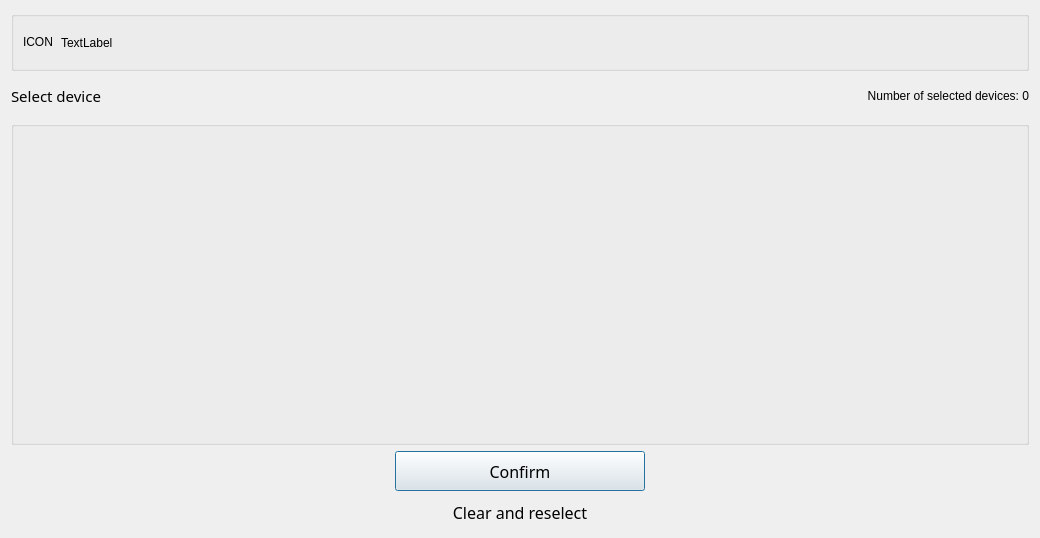
<?xml version="1.0" encoding="UTF-8"?>
<ui version="4.0">
 <class>DeviceListDialog</class>
 <widget class="QDialog" name="DeviceListDialog">
  <property name="geometry">
   <rect>
    <x>0</x>
    <y>0</y>
    <width>1040</width>
    <height>538</height>
   </rect>
  </property>
  <property name="windowTitle">
   <string>Dialog</string>
  </property>
  <layout class="QVBoxLayout" name="verticalLayout">
   <item>
    <widget class="QGroupBox" name="device_top_box">
     <property name="sizePolicy">
      <sizepolicy hsizetype="Expanding" vsizetype="Fixed">
       <horstretch>0</horstretch>
       <verstretch>0</verstretch>
      </sizepolicy>
     </property>
     <property name="minimumSize">
      <size>
       <width>0</width>
       <height>60</height>
      </size>
     </property>
     <property name="maximumSize">
      <size>
       <width>16777215</width>
       <height>60</height>
      </size>
     </property>
     <property name="title">
      <string/>
     </property>
     <layout class="QHBoxLayout" name="horizontalLayout_2">
      <property name="topMargin">
       <number>0</number>
      </property>
      <property name="bottomMargin">
       <number>0</number>
      </property>
      <item>
       <widget class="QLabel" name="icon_left">
        <property name="sizePolicy">
         <sizepolicy hsizetype="Fixed" vsizetype="Fixed">
          <horstretch>0</horstretch>
          <verstretch>0</verstretch>
         </sizepolicy>
        </property>
        <property name="minimumSize">
         <size>
          <width>32</width>
          <height>32</height>
         </size>
        </property>
        <property name="maximumSize">
         <size>
          <width>32</width>
          <height>32</height>
         </size>
        </property>
        <property name="text">
         <string>ICON</string>
        </property>
       </widget>
      </item>
      <item>
       <widget class="QLabel" name="file_info_label">
        <property name="sizePolicy">
         <sizepolicy hsizetype="Expanding" vsizetype="Expanding">
          <horstretch>0</horstretch>
          <verstretch>0</verstretch>
         </sizepolicy>
        </property>
        <property name="text">
         <string>TextLabel</string>
        </property>
       </widget>
      </item>
     </layout>
    </widget>
   </item>
   <item>
    <layout class="QHBoxLayout" name="horizontalLayout_3">
     <item>
      <widget class="QLabel" name="label_2">
       <property name="sizePolicy">
        <sizepolicy hsizetype="Fixed" vsizetype="Fixed">
         <horstretch>0</horstretch>
         <verstretch>0</verstretch>
        </sizepolicy>
       </property>
       <property name="minimumSize">
        <size>
         <width>180</width>
         <height>38</height>
        </size>
       </property>
       <property name="maximumSize">
        <size>
         <width>180</width>
         <height>38</height>
        </size>
       </property>
       <property name="font">
        <font>
         <family>Agency FB</family>
         <pointsize>11</pointsize>
        </font>
       </property>
       <property name="text">
        <string>Select device</string>
       </property>
      </widget>
     </item>
     <item>
      <spacer name="horizontalSpacer_5">
       <property name="orientation">
        <enum>Qt::Horizontal</enum>
       </property>
       <property name="sizeHint" stdset="0">
        <size>
         <width>40</width>
         <height>20</height>
        </size>
       </property>
      </spacer>
     </item>
     <item>
      <widget class="QLabel" name="display_selection">
       <property name="sizePolicy">
        <sizepolicy hsizetype="Fixed" vsizetype="Fixed">
         <horstretch>0</horstretch>
         <verstretch>0</verstretch>
        </sizepolicy>
       </property>
       <property name="minimumSize">
        <size>
         <width>250</width>
         <height>38</height>
        </size>
       </property>
       <property name="maximumSize">
        <size>
         <width>250</width>
         <height>38</height>
        </size>
       </property>
       <property name="text">
        <string>Number of selected devices: 0</string>
       </property>
       <property name="alignment">
        <set>Qt::AlignRight|Qt::AlignTrailing|Qt::AlignVCenter</set>
       </property>
      </widget>
     </item>
    </layout>
   </item>
   <item>
    <widget class="QGroupBox" name="device_bottom_box">
     <property name="title">
      <string/>
     </property>
     <layout class="QHBoxLayout" name="horizontalLayout">
      <item>
       <widget class="QStackedWidget" name="content">
        <property name="sizePolicy">
         <sizepolicy hsizetype="Expanding" vsizetype="Expanding">
          <horstretch>0</horstretch>
          <verstretch>0</verstretch>
         </sizepolicy>
        </property>
        <widget class="QWidget" name="page_1"/>
       </widget>
      </item>
     </layout>
    </widget>
   </item>
   <item>
    <layout class="QHBoxLayout" name="horizontalLayout_4">
     <item>
      <spacer name="horizontalSpacer">
       <property name="orientation">
        <enum>Qt::Horizontal</enum>
       </property>
       <property name="sizeHint" stdset="0">
        <size>
         <width>40</width>
         <height>20</height>
        </size>
       </property>
      </spacer>
     </item>
     <item>
      <widget class="QPushButton" name="confirm_btn">
       <property name="sizePolicy">
        <sizepolicy hsizetype="Fixed" vsizetype="Fixed">
         <horstretch>0</horstretch>
         <verstretch>0</verstretch>
        </sizepolicy>
       </property>
       <property name="minimumSize">
        <size>
         <width>250</width>
         <height>40</height>
        </size>
       </property>
       <property name="maximumSize">
        <size>
         <width>250</width>
         <height>40</height>
        </size>
       </property>
       <property name="font">
        <font>
         <family>Agency FB</family>
         <pointsize>12</pointsize>
        </font>
       </property>
       <property name="text">
        <string>Confirm</string>
       </property>
      </widget>
     </item>
     <item>
      <spacer name="horizontalSpacer_2">
       <property name="orientation">
        <enum>Qt::Horizontal</enum>
       </property>
       <property name="sizeHint" stdset="0">
        <size>
         <width>40</width>
         <height>20</height>
        </size>
       </property>
      </spacer>
     </item>
    </layout>
   </item>
   <item>
    <layout class="QHBoxLayout" name="horizontalLayout_5">
     <item>
      <spacer name="horizontalSpacer_3">
       <property name="orientation">
        <enum>Qt::Horizontal</enum>
       </property>
       <property name="sizeHint" stdset="0">
        <size>
         <width>40</width>
         <height>20</height>
        </size>
       </property>
      </spacer>
     </item>
     <item>
      <widget class="QLabel" name="clear_selected_label">
       <property name="sizePolicy">
        <sizepolicy hsizetype="Fixed" vsizetype="Fixed">
         <horstretch>0</horstretch>
         <verstretch>0</verstretch>
        </sizepolicy>
       </property>
       <property name="minimumSize">
        <size>
         <width>250</width>
         <height>30</height>
        </size>
       </property>
       <property name="maximumSize">
        <size>
         <width>250</width>
         <height>30</height>
        </size>
       </property>
       <property name="font">
        <font>
         <family>Agency FB</family>
         <pointsize>12</pointsize>
        </font>
       </property>
       <property name="text">
        <string>Clear and reselect</string>
       </property>
       <property name="alignment">
        <set>Qt::AlignCenter</set>
       </property>
      </widget>
     </item>
     <item>
      <spacer name="horizontalSpacer_4">
       <property name="orientation">
        <enum>Qt::Horizontal</enum>
       </property>
       <property name="sizeHint" stdset="0">
        <size>
         <width>40</width>
         <height>20</height>
        </size>
       </property>
      </spacer>
     </item>
    </layout>
   </item>
  </layout>
 </widget>
 <resources/>
 <connections/>
</ui>
